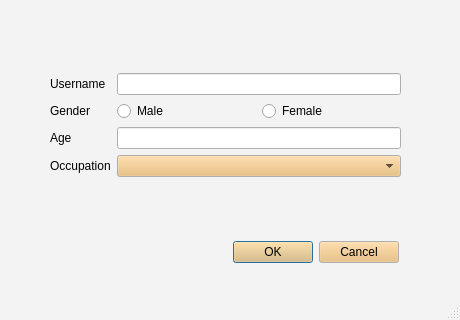
<?xml version="1.0" encoding="UTF-8"?>
<ui version="4.0">
 <class>MainWindow</class>
 <widget class="QMainWindow" name="MainWindow">
  <property name="geometry">
   <rect>
    <x>0</x>
    <y>0</y>
    <width>460</width>
    <height>320</height>
   </rect>
  </property>
  <property name="palette">
   <palette>
    <active>
     <colorrole role="WindowText">
      <brush brushstyle="SolidPattern">
       <color alpha="255">
        <red>0</red>
        <green>0</green>
        <blue>0</blue>
       </color>
      </brush>
     </colorrole>
     <colorrole role="Button">
      <brush brushstyle="SolidPattern">
       <color alpha="255">
        <red>233</red>
        <green>185</green>
        <blue>110</blue>
       </color>
      </brush>
     </colorrole>
     <colorrole role="Light">
      <brush brushstyle="SolidPattern">
       <color alpha="255">
        <red>255</red>
        <green>240</green>
        <blue>215</blue>
       </color>
      </brush>
     </colorrole>
     <colorrole role="Midlight">
      <brush brushstyle="SolidPattern">
       <color alpha="255">
        <red>244</red>
        <green>212</green>
        <blue>162</blue>
       </color>
      </brush>
     </colorrole>
     <colorrole role="Dark">
      <brush brushstyle="SolidPattern">
       <color alpha="255">
        <red>116</red>
        <green>92</green>
        <blue>55</blue>
       </color>
      </brush>
     </colorrole>
     <colorrole role="Mid">
      <brush brushstyle="SolidPattern">
       <color alpha="255">
        <red>155</red>
        <green>123</green>
        <blue>73</blue>
       </color>
      </brush>
     </colorrole>
     <colorrole role="Text">
      <brush brushstyle="SolidPattern">
       <color alpha="255">
        <red>0</red>
        <green>0</green>
        <blue>0</blue>
       </color>
      </brush>
     </colorrole>
     <colorrole role="BrightText">
      <brush brushstyle="SolidPattern">
       <color alpha="255">
        <red>255</red>
        <green>255</green>
        <blue>255</blue>
       </color>
      </brush>
     </colorrole>
     <colorrole role="ButtonText">
      <brush brushstyle="SolidPattern">
       <color alpha="255">
        <red>0</red>
        <green>0</green>
        <blue>0</blue>
       </color>
      </brush>
     </colorrole>
     <colorrole role="Base">
      <brush brushstyle="SolidPattern">
       <color alpha="255">
        <red>255</red>
        <green>255</green>
        <blue>255</blue>
       </color>
      </brush>
     </colorrole>
     <colorrole role="Window">
      <brush brushstyle="SolidPattern">
       <color alpha="255">
        <red>243</red>
        <green>243</green>
        <blue>243</blue>
       </color>
      </brush>
     </colorrole>
     <colorrole role="Shadow">
      <brush brushstyle="SolidPattern">
       <color alpha="255">
        <red>0</red>
        <green>0</green>
        <blue>0</blue>
       </color>
      </brush>
     </colorrole>
     <colorrole role="AlternateBase">
      <brush brushstyle="SolidPattern">
       <color alpha="255">
        <red>244</red>
        <green>220</green>
        <blue>182</blue>
       </color>
      </brush>
     </colorrole>
     <colorrole role="ToolTipBase">
      <brush brushstyle="SolidPattern">
       <color alpha="255">
        <red>255</red>
        <green>255</green>
        <blue>220</blue>
       </color>
      </brush>
     </colorrole>
     <colorrole role="ToolTipText">
      <brush brushstyle="SolidPattern">
       <color alpha="255">
        <red>0</red>
        <green>0</green>
        <blue>0</blue>
       </color>
      </brush>
     </colorrole>
    </active>
    <inactive>
     <colorrole role="WindowText">
      <brush brushstyle="SolidPattern">
       <color alpha="255">
        <red>0</red>
        <green>0</green>
        <blue>0</blue>
       </color>
      </brush>
     </colorrole>
     <colorrole role="Button">
      <brush brushstyle="SolidPattern">
       <color alpha="255">
        <red>233</red>
        <green>185</green>
        <blue>110</blue>
       </color>
      </brush>
     </colorrole>
     <colorrole role="Light">
      <brush brushstyle="SolidPattern">
       <color alpha="255">
        <red>255</red>
        <green>240</green>
        <blue>215</blue>
       </color>
      </brush>
     </colorrole>
     <colorrole role="Midlight">
      <brush brushstyle="SolidPattern">
       <color alpha="255">
        <red>244</red>
        <green>212</green>
        <blue>162</blue>
       </color>
      </brush>
     </colorrole>
     <colorrole role="Dark">
      <brush brushstyle="SolidPattern">
       <color alpha="255">
        <red>116</red>
        <green>92</green>
        <blue>55</blue>
       </color>
      </brush>
     </colorrole>
     <colorrole role="Mid">
      <brush brushstyle="SolidPattern">
       <color alpha="255">
        <red>155</red>
        <green>123</green>
        <blue>73</blue>
       </color>
      </brush>
     </colorrole>
     <colorrole role="Text">
      <brush brushstyle="SolidPattern">
       <color alpha="255">
        <red>0</red>
        <green>0</green>
        <blue>0</blue>
       </color>
      </brush>
     </colorrole>
     <colorrole role="BrightText">
      <brush brushstyle="SolidPattern">
       <color alpha="255">
        <red>255</red>
        <green>255</green>
        <blue>255</blue>
       </color>
      </brush>
     </colorrole>
     <colorrole role="ButtonText">
      <brush brushstyle="SolidPattern">
       <color alpha="255">
        <red>0</red>
        <green>0</green>
        <blue>0</blue>
       </color>
      </brush>
     </colorrole>
     <colorrole role="Base">
      <brush brushstyle="SolidPattern">
       <color alpha="255">
        <red>255</red>
        <green>255</green>
        <blue>255</blue>
       </color>
      </brush>
     </colorrole>
     <colorrole role="Window">
      <brush brushstyle="SolidPattern">
       <color alpha="255">
        <red>243</red>
        <green>243</green>
        <blue>243</blue>
       </color>
      </brush>
     </colorrole>
     <colorrole role="Shadow">
      <brush brushstyle="SolidPattern">
       <color alpha="255">
        <red>0</red>
        <green>0</green>
        <blue>0</blue>
       </color>
      </brush>
     </colorrole>
     <colorrole role="AlternateBase">
      <brush brushstyle="SolidPattern">
       <color alpha="255">
        <red>244</red>
        <green>220</green>
        <blue>182</blue>
       </color>
      </brush>
     </colorrole>
     <colorrole role="ToolTipBase">
      <brush brushstyle="SolidPattern">
       <color alpha="255">
        <red>255</red>
        <green>255</green>
        <blue>220</blue>
       </color>
      </brush>
     </colorrole>
     <colorrole role="ToolTipText">
      <brush brushstyle="SolidPattern">
       <color alpha="255">
        <red>0</red>
        <green>0</green>
        <blue>0</blue>
       </color>
      </brush>
     </colorrole>
    </inactive>
    <disabled>
     <colorrole role="WindowText">
      <brush brushstyle="SolidPattern">
       <color alpha="255">
        <red>116</red>
        <green>92</green>
        <blue>55</blue>
       </color>
      </brush>
     </colorrole>
     <colorrole role="Button">
      <brush brushstyle="SolidPattern">
       <color alpha="255">
        <red>233</red>
        <green>185</green>
        <blue>110</blue>
       </color>
      </brush>
     </colorrole>
     <colorrole role="Light">
      <brush brushstyle="SolidPattern">
       <color alpha="255">
        <red>255</red>
        <green>240</green>
        <blue>215</blue>
       </color>
      </brush>
     </colorrole>
     <colorrole role="Midlight">
      <brush brushstyle="SolidPattern">
       <color alpha="255">
        <red>244</red>
        <green>212</green>
        <blue>162</blue>
       </color>
      </brush>
     </colorrole>
     <colorrole role="Dark">
      <brush brushstyle="SolidPattern">
       <color alpha="255">
        <red>116</red>
        <green>92</green>
        <blue>55</blue>
       </color>
      </brush>
     </colorrole>
     <colorrole role="Mid">
      <brush brushstyle="SolidPattern">
       <color alpha="255">
        <red>155</red>
        <green>123</green>
        <blue>73</blue>
       </color>
      </brush>
     </colorrole>
     <colorrole role="Text">
      <brush brushstyle="SolidPattern">
       <color alpha="255">
        <red>116</red>
        <green>92</green>
        <blue>55</blue>
       </color>
      </brush>
     </colorrole>
     <colorrole role="BrightText">
      <brush brushstyle="SolidPattern">
       <color alpha="255">
        <red>255</red>
        <green>255</green>
        <blue>255</blue>
       </color>
      </brush>
     </colorrole>
     <colorrole role="ButtonText">
      <brush brushstyle="SolidPattern">
       <color alpha="255">
        <red>116</red>
        <green>92</green>
        <blue>55</blue>
       </color>
      </brush>
     </colorrole>
     <colorrole role="Base">
      <brush brushstyle="SolidPattern">
       <color alpha="255">
        <red>243</red>
        <green>243</green>
        <blue>243</blue>
       </color>
      </brush>
     </colorrole>
     <colorrole role="Window">
      <brush brushstyle="SolidPattern">
       <color alpha="255">
        <red>243</red>
        <green>243</green>
        <blue>243</blue>
       </color>
      </brush>
     </colorrole>
     <colorrole role="Shadow">
      <brush brushstyle="SolidPattern">
       <color alpha="255">
        <red>0</red>
        <green>0</green>
        <blue>0</blue>
       </color>
      </brush>
     </colorrole>
     <colorrole role="AlternateBase">
      <brush brushstyle="SolidPattern">
       <color alpha="255">
        <red>233</red>
        <green>185</green>
        <blue>110</blue>
       </color>
      </brush>
     </colorrole>
     <colorrole role="ToolTipBase">
      <brush brushstyle="SolidPattern">
       <color alpha="255">
        <red>255</red>
        <green>255</green>
        <blue>220</blue>
       </color>
      </brush>
     </colorrole>
     <colorrole role="ToolTipText">
      <brush brushstyle="SolidPattern">
       <color alpha="255">
        <red>0</red>
        <green>0</green>
        <blue>0</blue>
       </color>
      </brush>
     </colorrole>
    </disabled>
   </palette>
  </property>
  <property name="windowTitle">
   <string>Register a new user</string>
  </property>
  <widget class="QWidget" name="centralwidget">
   <widget class="QWidget" name="layoutWidget">
    <property name="geometry">
     <rect>
      <x>50</x>
      <y>20</y>
      <width>351</width>
      <height>211</height>
     </rect>
    </property>
    <layout class="QVBoxLayout" name="verticalLayout">
     <item>
      <layout class="QGridLayout" name="gridLayout">
       <item row="1" column="0">
        <widget class="QLabel" name="usernameLabel">
         <property name="text">
          <string>Username</string>
         </property>
        </widget>
       </item>
       <item row="7" column="1">
        <widget class="QLineEdit" name="ageLineEdit"/>
       </item>
       <item row="9" column="1">
        <widget class="QComboBox" name="occupationComboBox"/>
       </item>
       <item row="9" column="0">
        <widget class="QLabel" name="occupationLabel">
         <property name="text">
          <string>Occupation</string>
         </property>
        </widget>
       </item>
       <item row="7" column="0">
        <widget class="QLabel" name="ageLabel">
         <property name="text">
          <string>Age</string>
         </property>
        </widget>
       </item>
       <item row="4" column="0">
        <widget class="QLabel" name="genderLabel">
         <property name="text">
          <string>Gender</string>
         </property>
        </widget>
       </item>
       <item row="1" column="1">
        <widget class="QLineEdit" name="usernameLineEdit"/>
       </item>
       <item row="4" column="1">
        <layout class="QHBoxLayout" name="horizontalLayout">
         <item>
          <widget class="QRadioButton" name="maleRadio">
           <property name="text">
            <string>Male</string>
           </property>
          </widget>
         </item>
         <item>
          <widget class="QRadioButton" name="femaleRadio">
           <property name="text">
            <string>Female</string>
           </property>
          </widget>
         </item>
        </layout>
       </item>
      </layout>
     </item>
    </layout>
   </widget>
   <widget class="QDialogButtonBox" name="buttonBox">
    <property name="geometry">
     <rect>
      <x>50</x>
      <y>240</y>
      <width>349</width>
      <height>25</height>
     </rect>
    </property>
    <property name="orientation">
     <enum>Qt::Horizontal</enum>
    </property>
    <property name="standardButtons">
     <set>QDialogButtonBox::Cancel|QDialogButtonBox::Ok</set>
    </property>
   </widget>
  </widget>
  <widget class="QMenuBar" name="menubar">
   <property name="geometry">
    <rect>
     <x>0</x>
     <y>0</y>
     <width>460</width>
     <height>22</height>
    </rect>
   </property>
  </widget>
  <widget class="QStatusBar" name="statusbar"/>
 </widget>
 <resources/>
 <connections/>
</ui>
